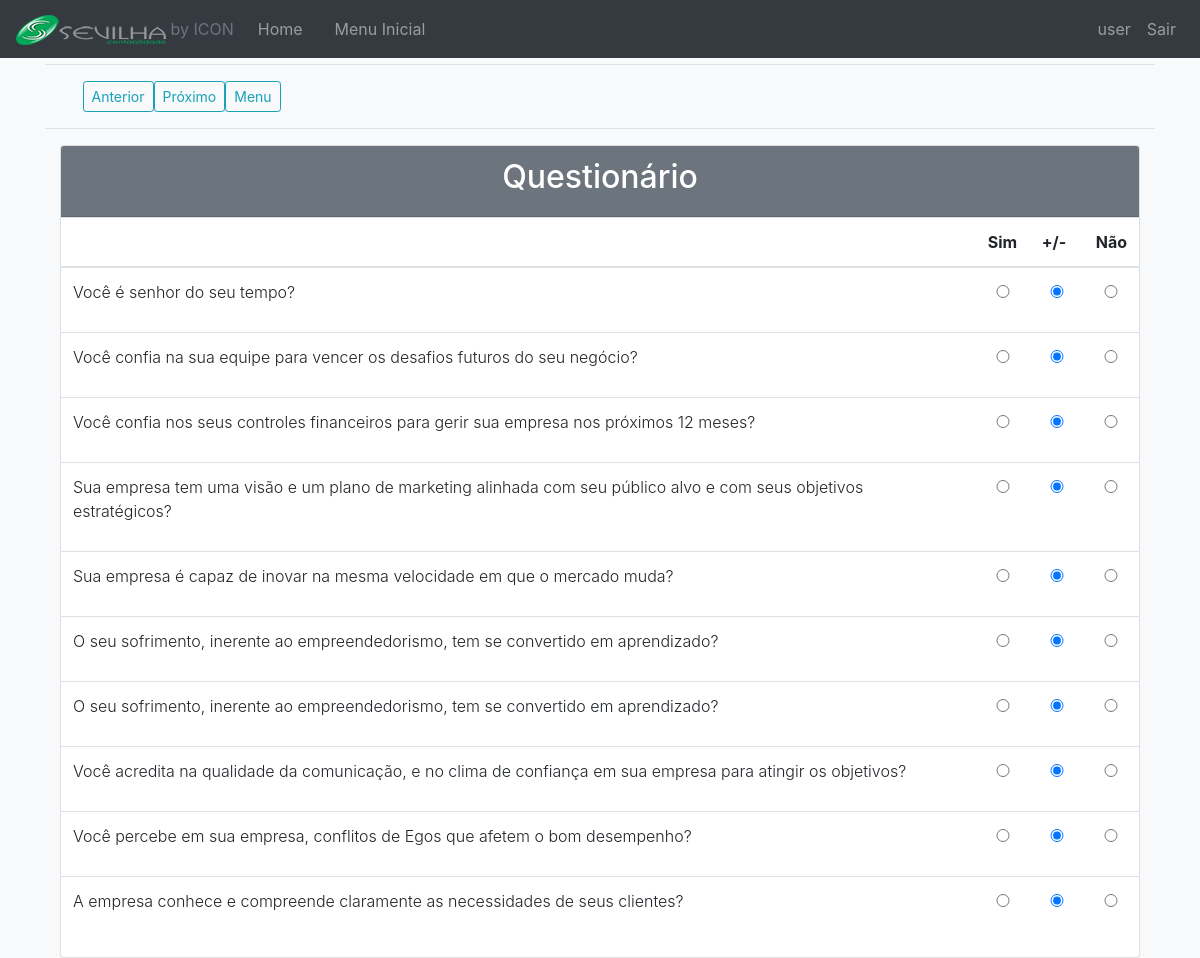
Screenshot of /swot/questionario/user/ (signed in) with the database file from the repository.
### swot/models.py (models this page shows, shortened)
class Questao(models.Model):
    texto = models.TextField()
    class Meta:
        verbose_name = 'Questão do swot'
        verbose_name_plural = 'Questões do swot'

### swot/views.py (the view)
# urls.py: path('questionario/<user>/', views.questionario, name='questionario'),
@login_required
@is_allowed
def questionario(request, user):
    owner = get_object_or_404(User, username=user)
    questoes = Questao.objects.all()
    respostas = []
    for questao in questoes:
        resposta = Resposta.objects.get_or_create(questao=questao, user=owner)[0]
        respostas.append(resposta)
    questionario = zip(questoes, respostas)
    dicio_retorno = {'questionario': questionario}
    return render(request, 'swot/questionario.html', dicio_retorno)

### swot/templates/swot/questionario.html (shortened to what this page needs)
{% extends 'base.html' %}
{% block content %}
{% load l10n %}
<br>
<br>
<hr>
<div class="btn-group mr-2">
  <a href="{% url 'graficos:diagnostico_amb_int' user=request.user %}" class="href"><button type="button" class="btn btn-sm btn-outline-info">Anterior</button></a>
  <a href="{% url 'swot:swot_concorrencia' user=request.user %}" class="href"><button type="button" class="btn btn-sm btn-outline-info">Próximo</button></a>
  <a href="{% url 'graficos:ped_diagnostico' user=request.user %}" class="href"><button type="button" class="btn btn-sm btn-outline-info">Menu</button></a>
</div>
<hr>
  <div class="container">
        <div class="row">
            <div class="col-12">
                <div class="card">
                    <div class="overflow-auto">
                      <div class="card-header bg-secondary text-white">
                        <h2 class="text-center">Questionário</h2>
                     </div>
    <table class="table">
  <thead>
    <tr>
      <th scope="col"><h4></h4></th>
      <th scope="col">Sim</th>
      <th scope="col">+/-</th>
      <th scope="col">Não</th>
    </tr>
  </thead>
  <tbody>
    {% for questao, resposta in questionario %}
    <tr>
      <th><p class="font-weight-light">{{questao.texto}}</p></th>
      {% if resposta.resposta == 'Sim' %}
        <td><input oninput="preencher({{questao.pk}})" type="radio" name='questao_{{questao.pk}}' style="width:30px" value='Sim' checked></td>
        <td><input oninput="preencher({{questao.pk}})" type="radio" name='questao_{{questao.pk}}' style="width:30px" value='+/-'></td>
        <td><input oninput="preencher({{questao.pk}})" type="radio" name='questao_{{questao.pk}}' style="width:30px" value='Não'></td>
      {% elif resposta.resposta == '+/-'%}
        <td><input oninput="preencher({{questao.pk}})" type="radio" name='questao_{{questao.pk}}' style="width:30px" value='Sim'></td>
        <td><input oninput="preencher({{questao.pk}})" type="radio" name='questao_{{questao.pk}}' style="width:30px" value='+/-' checked></td>
        <td><input oninput="preencher({{questao.pk}})" type="radio" name='questao_{{questao.pk}}' style="width:30px" value='Não'></td>
      {% endif %}
    </tr>
    {% endfor %}
  </tbody>
</table>
</div>
{% endblock content %}

### core/templates/base.html (shortened to what this page needs)
{% load static %}
<!DOCTYPE html>
<html lang="pt-br">
<head>
	<link rel="stylesheet" href="https://stackpath.bootstrapcdn.com/bootstrap/4.1.3/css/bootstrap.min.css">
  <link rel="stylesheet" href="https://cdnjs.cloudflare.com/ajax/libs/bootstrap-select/1.13.2/css/bootstrap-select.min.css">
  <link rel="stylesheet" href="https://use.fontawesome.com/releases/v5.7.2/css/all.css">
</head>
<body class="bg-light">
  <header>
    {% include 'partials/navbar.html' %}
  </header>
  <main role="main" class="container">
    {% block content %}
    {% endblock content %}
  </main>
</body>
</html>

### core/templates/partials/navbar.html (shortened to what this page needs)
{% load static %}
<nav class="navbar navbar-expand-md navbar-dark fixed-top bg-dark">
    <a class="navbar-brand" href="/">
        <img src="{% static 'img/logo_sevilha_vetor_curva (1).png' %}"><small class="text-secondary">   by ICON </small>
    </a>
    <div class="collapse navbar-collapse" id="navbarCollapse">
        <ul class="navbar-nav mr-auto">
            <li class="nav-item">
                <a class="nav-link" href="/">Home <span class="sr-only">(current)</span></a>
            </li>
            <li class="nav-item">
              {% if request.user.is_authenticated %}
                <a class="nav-link" href="/dre/{{ request.user }}"></a>
              {% else %}
                <a class="nav-link" href="{% url 'accounts:login' %}"></a>
              {% endif %}
            </li>
            <li class="nav-item">
              {% if request.user.is_authenticated %}
                <a class="nav-link" href="{% url 'graficos:ped_inicial' user=request.user %}">Menu Inicial</a>
              {% else %}
                <a class="nav-link" href="{% url 'accounts:login' %}">Menu Inicial</a>
              {% endif %}
            </li>
        </ul>
        <ul class="navbar-nav ml-auto">
            {% if request.user.is_authenticated %}
            <li class="nav-item">
                <a class="nav-link" href="#">{{ request.user }}</a>
            </li>
            <li class="nav-item">
                <a class="nav-link" href="{% url 'accounts:logout' %}">Sair</a>
            </li>
            {% endif %}
        </ul>
    </div>
</nav>

### rows the page displays
Questao: texto "Você é senhor do seu tempo?"
Questao: texto "Você confia na sua equipe para vencer os desafios futuros do seu negócio?"
Questao: texto "Você confia nos seus controles financeiros para gerir sua empresa nos próximos 12 meses?"
Questao: texto "Sua empresa tem uma visão e um plano de marketing alinhada com seu público alvo e com seus objetivos estratégicos?"
Questao: texto "Sua empresa é capaz de inovar na mesma velocidade em que o mercado muda?"
Questao: texto "O seu sofrimento, inerente ao empreendedorismo, tem se convertido em aprendizado?"
Questao: texto "O seu sofrimento, inerente ao empreendedorismo, tem se convertido em aprendizado?"
Questao: texto "Você acredita na qualidade da comunicação, e no clima de confiança em sua empresa para atingir os objetivos?"
Questao: texto "Você percebe em sua empresa, conflitos de Egos que afetem o bom desempenho?"
Questao: texto "A empresa conhece e compreende claramente as necessidades de seus clientes?"

### other values shown
{{ request.user }} "user"
